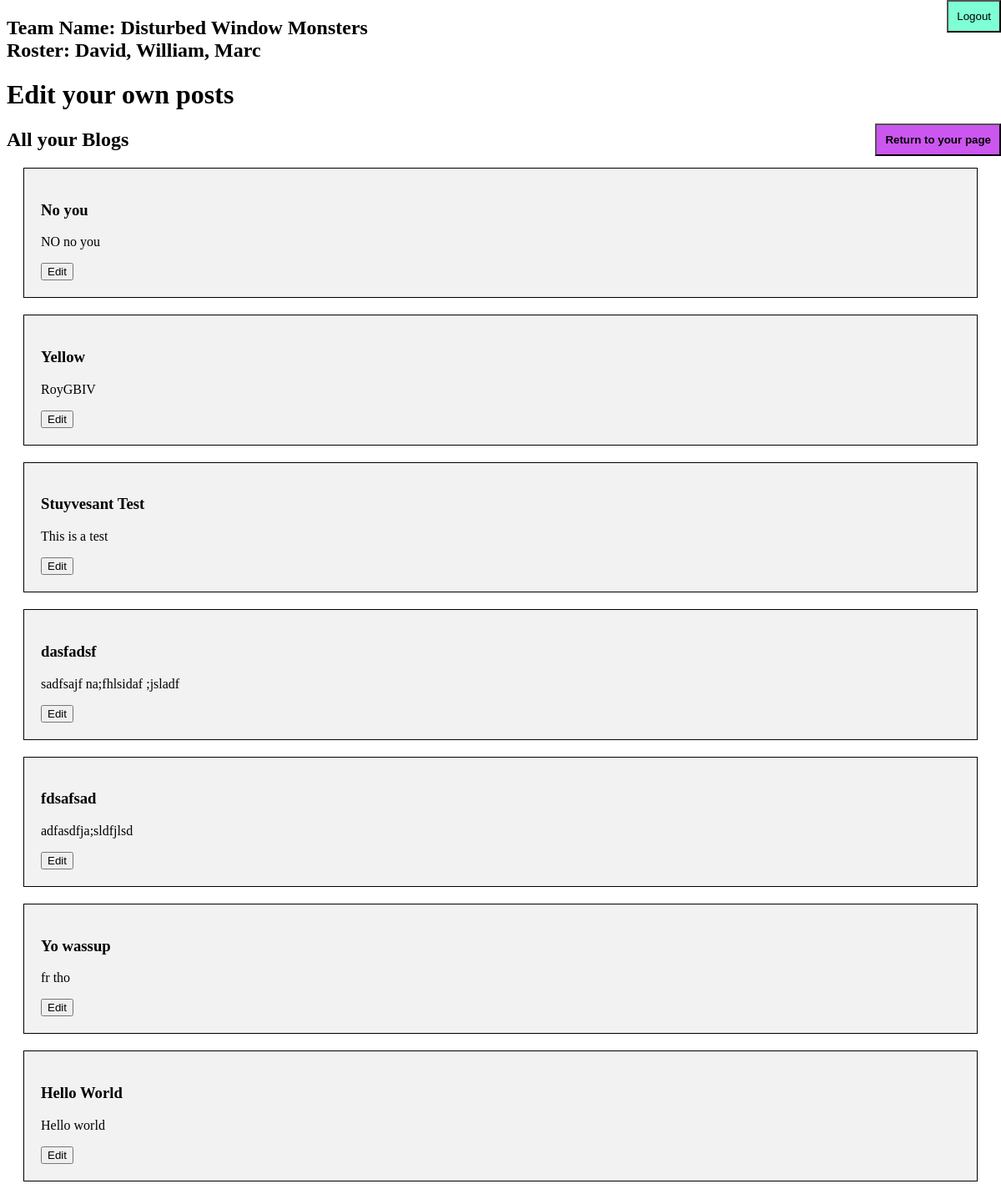
The page /edit (signed in) on the database as committed earlier.
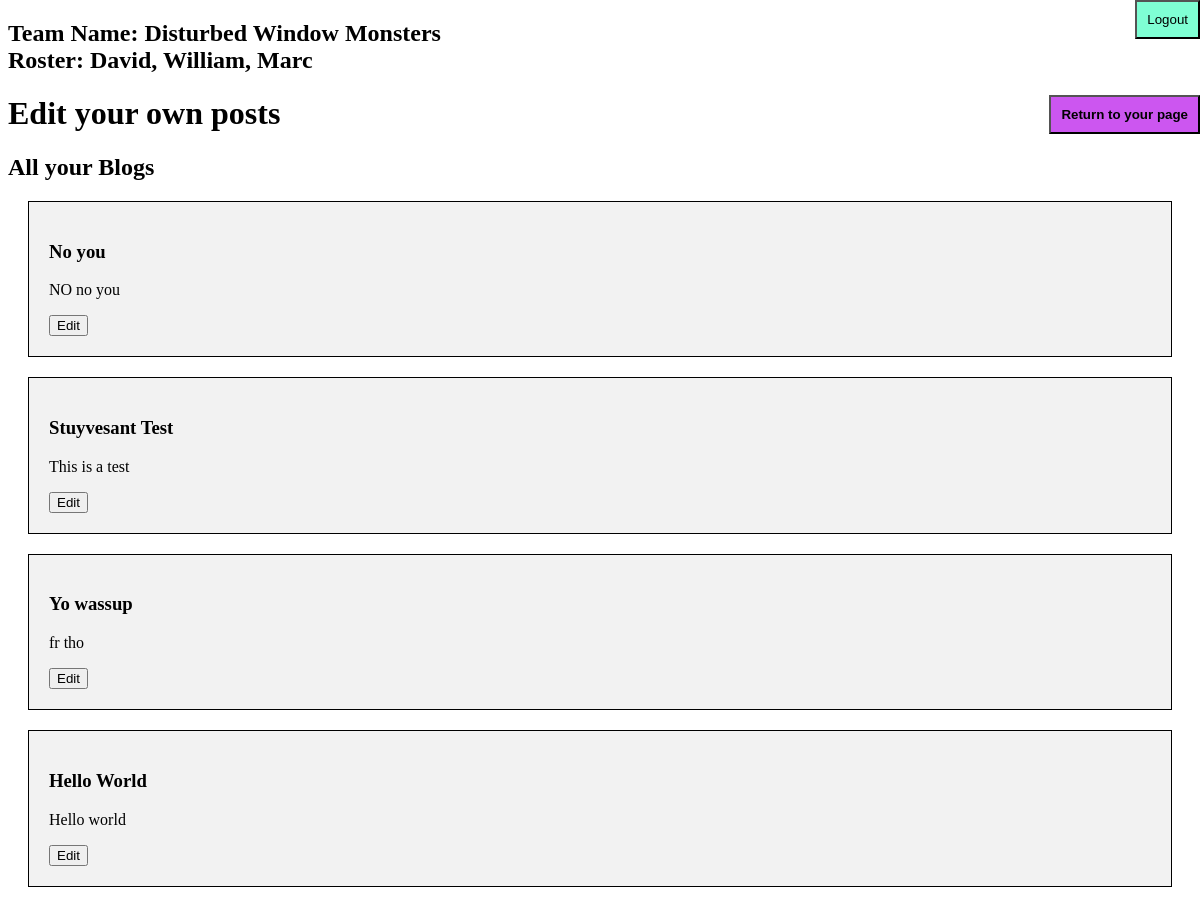
The same page on the database as committed later.
### tables this page shows
CREATE TABLE blog(user TEXT, title TEXT, content TEXT, date_added INTEGER, data_mod INTEGER, num_view INTEGER, time INTEGER, id INTEGER PRIMARY KEY AUTOINCREMENT, slug TEXT UNIQUE);

### __init__.py (the view, shortened to what this page needs)
@app.route("/edit", methods=['GET', 'POST'])
def edit():
    if request.method == "GET":
        return render_template('edit.html', blogs = get_user_posts(session.get('username')))
    else:
        return Response(status=405)

### db_user.py (called while the page is built)
def get_user_posts(name):
    return c.execute("SELECT * FROM blog WHERE user=? ORDER BY time DESC",(name,)).fetchall()

### templates/edit.html (shortened to what this page needs)
<!DOCTYPE html>
<html>
<head>
    <link rel="stylesheet" href="./static/index.css">
</head>
<body>
    <div>
        <h2>Team Name: Disturbed Window Monsters
            <br>
            Roster: David, William, Marc
        </h2>
        <h1>
            Edit your own posts
        </h1>
            <div>
                <h2>
                    All your Blogs
                </h2>
                <div>
                   {% for blog in blogs %}
                        <div style="background-color: #f2f2f2; padding: 20px; margin: 20px; border: 1px solid black;">
                            <h3>
                                {{blog[1]}}
                            </h3>
                            <p>
                                {{blog[2]}}
                            </p>
                            <a href = "/blog/{{blog[8]}}/edit">
                                <button>
                                    Edit
                                </button>
                            </a>
                        </div>
                    {% endfor %}
                </div>
            </div>
        <br>
        <form method="POST" action="/logout">
            <button type="submit" style="position:absolute; top:0%; right:0%;padding:10px; background-color: aquamarine;">
              Logout
            </button>
          </form>
        <br>
        <a href="/back">
            <button style="position:absolute; top:10%; right:0%;padding:10px; background-color: rgb(204, 86, 240);">
                <b>Return to your page</b>
            </button>
        </a>
    </div>
</body>
</html>

Rows that differ between the two databases and show on the page:
removed blog: title "Yellow", content "RoyGBIV"
removed blog: title "dasfadsf", content "sadfsajf na;fhlsidaf ;jsladf"
removed blog: title "fdsafsad", content "adfasdfja;sldfjlsd"
